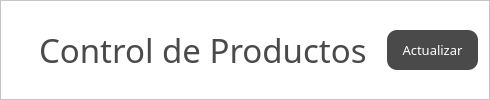
               <widget class="QFrame" name="frame_9">
                <property name="maximumSize">
                 <size>
                  <width>16777215</width>
                  <height>100</height>
                 </size>
                </property>
                <property name="styleSheet">
                 <string notr="true">background-color:white;</string>
                </property>
                <property name="frameShape">
                 <enum>QFrame::StyledPanel</enum>
                </property>
                <property name="frameShadow">
                 <enum>QFrame::Raised</enum>
                </property>
                <layout class="QHBoxLayout" name="horizontalLayout_9">
                 <property name="spacing">
                  <number>20</number>
                 </property>
                 <item>
                  <widget class="QLabel" name="label_15">
                   <property name="maximumSize">
                    <size>
                     <width>80</width>
                     <height>16777215</height>
                    </size>
                   </property>
                   <property name="text">
                    <string/>
                   </property>
                   <property name="pixmap">
                    <pixmap>icons/fa-box-gray.png</pixmap>
                   </property>
                   <property name="scaledContents">
                    <bool>true</bool>
                   </property>
                  </widget>
                 </item>
                 <item>
                  <widget class="QLabel" name="label_16">
                   <property name="font">
                    <font>
                     <family>candara</family>
                     <pointsize>25</pointsize>
                    </font>
                   </property>
                   <property name="styleSheet">
                    <string notr="true">color:#4A4A4A;</string>
                   </property>
                   <property name="text">
                    <string>Control de Productos</string>
                   </property>
                  </widget>
                 </item>
                 <item>
                  <widget class="QPushButton" name="btnProductsRefresh">
                   <property name="minimumSize">
                    <size>
                     <width>0</width>
                     <height>40</height>
                    </size>
                   </property>
                   <property name="maximumSize">
                    <size>
                     <width>200</width>
                     <height>16777215</height>
                    </size>
                   </property>
                   <property name="font">
                    <font>
                     <family>candara</family>
                     <pointsize>10</pointsize>
                    </font>
                   </property>
                   <property name="styleSheet">
                    <string notr="true">QPushButton{
background-color:#4A4A4A;
border:none;
color: white;
text-align: center;
padding: 0px 15px;
border-radius:10px;

}
QPushButton:hover{
	background-color:#007DDA;
	background-color: #56648F;
	
}</string>
                   </property>
                   <property name="text">
                    <string>Actualizar</string>
                   </property>
                  </widget>
                 </item>
                </layout>
               </widget>
